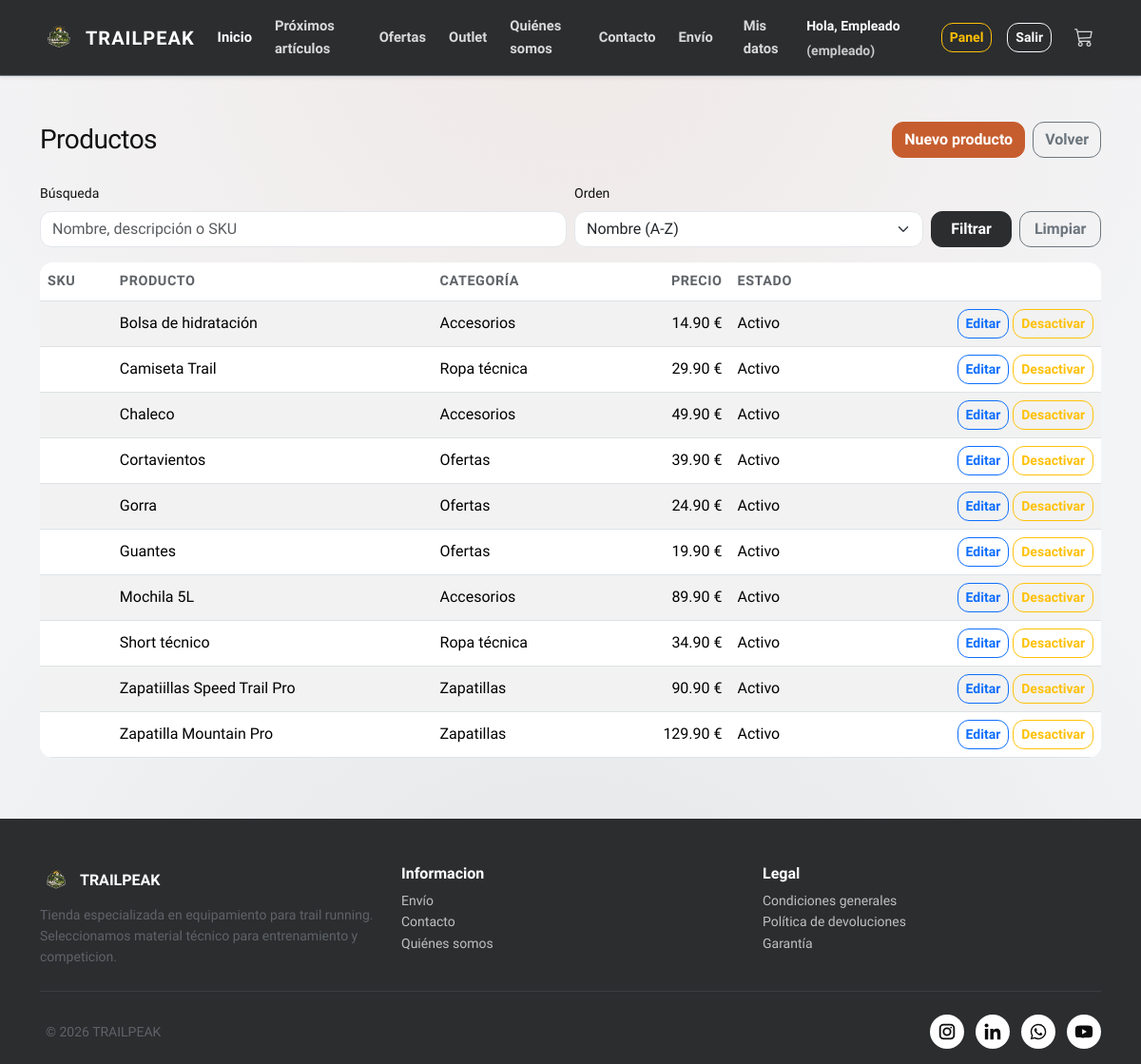
/admin/productos.php (signed in), run on the app's committed database.
### tables this page shows
CREATE TABLE `producto` (
  `id_producto` int(11) NOT NULL,
  `sku` varchar(50) DEFAULT NULL,
  `nombre` varchar(100) NOT NULL,
  `descripcion` text DEFAULT NULL,
  `precio` decimal(8,2) NOT NULL,
  `stock` int(11) NOT NULL,
  `id_categoria` int(11) NOT NULL,
  `imagen_path` varchar(255) DEFAULT NULL,
  `activo` tinyint(1) DEFAULT 1
);

CREATE TABLE `categoria` (
  `id_categoria` int(11) NOT NULL,
  `nombre` varchar(100) NOT NULL,
  `id_padre` int(11) DEFAULT NULL,
  `activo` tinyint(1) DEFAULT 1
);

### admin/productos.php (the view, shortened to what this page needs)
<?php
require_once __DIR__ . '/../config/db.php';
$q = trim($_GET['q'] ?? '');
$order = $_GET['order'] ?? 'nombre_asc';
$params = [];
$orderSql = 'p.nombre ASC';
$sql = "
  SELECT p.id_producto, p.sku, p.nombre, p.precio, p.activo, c.nombre AS categoria
  FROM producto p
  INNER JOIN categoria c ON c.id_categoria = p.id_categoria
";
$sql .= " ORDER BY $orderSql";
$stmt = $pdo->prepare($sql);
$stmt->execute($params);
$productos = $stmt->fetchAll(PDO::FETCH_ASSOC);
?>
<?php require_once __DIR__ . '/../includes/header.php'; ?>
<main class="container py-5">
    <div class="d-flex justify-content-between align-items-center mb-4">
      <h1 class="h3 mb-0">Productos</h1>
      <div class="d-flex gap-2">
        <a class="btn btn-primary" href="<?= BASE_URL ?>admin/producto_form.php">Nuevo producto</a>
        <a class="btn btn-outline-secondary" href="<?= BASE_URL ?>admin/index.php">Volver</a>
      </div>
    </div>
    <form class="row g-2 align-items-end mb-3" method="get" action="productos.php">
      <div class="col-md-6">
        <label class="form-label small">Búsqueda</label>
        <input type="text" name="q" class="form-control" value="<?= htmlspecialchars($q) ?>" placeholder="Nombre, descripción o SKU">
      </div>
      <div class="col-md-4">
        <label class="form-label small">Orden</label>
        <select name="order" class="form-select">
          <option value="nombre_asc" <?= ($order === 'nombre_asc') ? 'selected' : '' ?>>Nombre (A-Z)</option>
        </select>
      </div>
      <div class="col-md-2 d-flex gap-2">
        <button class="btn btn-dark w-100" type="submit">Filtrar</button>
        <a class="btn btn-outline-secondary w-100" href="productos.php">Limpiar</a>
      </div>
    </form>
    <?php if (!$productos): ?>
      <div class="alert alert-info">No hay productos registrados.</div>
    <?php else: ?>
      <div class="table-responsive">
        <table class="table table-striped align-middle">
          <thead>
            <tr>
              <th>SKU</th>
              <th>Producto</th>
              <th>Categoría</th>
              <th class="text-end">Precio</th>
              <th>Estado</th>
              <th></th>
            </tr>
          </thead>
          <tbody>
            <?php foreach ($productos as $p): ?>
              <tr>
                <td><?= htmlspecialchars($p['sku'] ?? '') ?></td>
                <td><?= htmlspecialchars($p['nombre']) ?></td>
                <td><?= htmlspecialchars($p['categoria']) ?></td>
                <td class="text-end"><?= number_format((float)$p['precio'], 2) ?> €</td>
                <td><?= ((int)$p['activo'] === 1) ? 'Activo' : 'Inactivo' ?></td>
                <td class="text-end">
                  <a class="btn btn-sm btn-outline-primary" href="<?= BASE_URL ?>admin/producto_form.php?id=<?= (int)$p['id_producto'] ?>">Editar</a>
                  <form method="post" class="d-inline" onsubmit="return confirm('¿Seguro que quieres cambiar el estado de este producto?');">
                    <button class="btn btn-sm btn-outline-warning" type="submit">
                      <?= ((int)$p['activo'] === 1) ? 'Desactivar' : 'Activar' ?>
                    </button>
                  </form>
                </td>
              </tr>
            <?php endforeach; ?>
          </tbody>
        </table>
      </div>
    <?php endif; ?>
  </main>
<?php require_once __DIR__ . '/../includes/footer.php'; ?>

### css/style.css (style rules this page uses)
:root { --tp-primary: #2b2d2f; --tp-secondary: #6b7280; --tp-accent: #c65d2e; --tp-bg: #f3f4f6; --tp-surface: #ffffff; --tp-text: #111111; --tp-muted: #5f6368; --tp-border: #e3e6ea; --tp-shadow: 0 14px 30px rgba(16, 24, 40, 0.08); }
html, body { margin: 0; padding: 0; }
body { font-family: "Sora", "Segoe UI", sans-serif; background-color: var(--tp-bg); background-image: radial-gradient(circle at top, rgba(198, 93, 46, 0.08), transparent 55%), radial-gradient(circle at bottom, rgba(43, 45, 47, 0.08), transparent 60%); color: var(--tp-text); line-height: 1.6; min-height: 100vh; display: flex; flex-direction: column; }
main { flex: 1 0 auto; }
h1, h2, h3, h4, h5 { letter-spacing: -0.02em; }
.btn-primary { background-color: var(--tp-accent); border-color: var(--tp-accent); }
.btn-dark { background-color: var(--tp-primary); border-color: var(--tp-primary); }
a { color: var(--tp-primary); }
.form-control, .form-select { border-radius: 12px; border-color: var(--tp-border); box-shadow: none; }
.btn { border-radius: 12px; font-weight: 600; }
.table { background-color: var(--tp-surface); border-radius: 14px; overflow: hidden; }
.table thead th { font-size: 0.9rem; text-transform: uppercase; letter-spacing: 0.04em; color: var(--tp-muted); }

### data on the page
producto: nombre "Bolsa de hidratación", id_categoria.nombre "Accesorios", precio "14.90", activo "Activo"
producto: nombre "Camiseta Trail", id_categoria.nombre "Ropa técnica", precio "29.90", activo "Activo"
producto: nombre "Chaleco", id_categoria.nombre "Accesorios", precio "49.90", activo "Activo"
producto: nombre "Cortavientos", id_categoria.nombre "Ofertas", precio "39.90", activo "Activo"
producto: nombre "Gorra", id_categoria.nombre "Ofertas", precio "24.90", activo "Activo"
producto: nombre "Guantes", id_categoria.nombre "Ofertas", precio "19.90", activo "Activo"
producto: nombre "Mochila 5L", id_categoria.nombre "Accesorios", precio "89.90", activo "Activo"
producto: nombre "Short técnico", id_categoria.nombre "Ropa técnica", precio "34.90", activo "Activo"
producto: nombre "Zapatiillas Speed Trail Pro", id_categoria.nombre "Zapatillas", precio "90.90", activo "Activo"
producto: nombre "Zapatilla Mountain Pro", id_categoria.nombre "Zapatillas", precio "129.90", activo "Activo"

### other printed values
current_user()['nombre'] "Empleado"
current_user()['rol'] "empleado"
